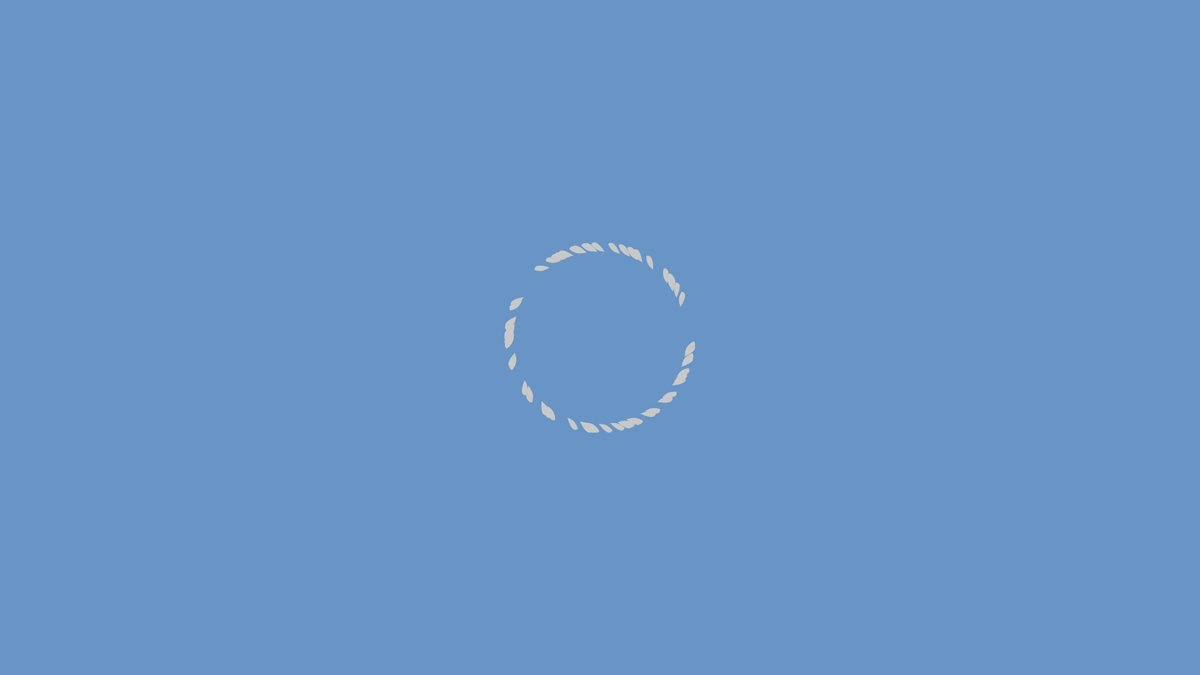
Frame 1 (no input)
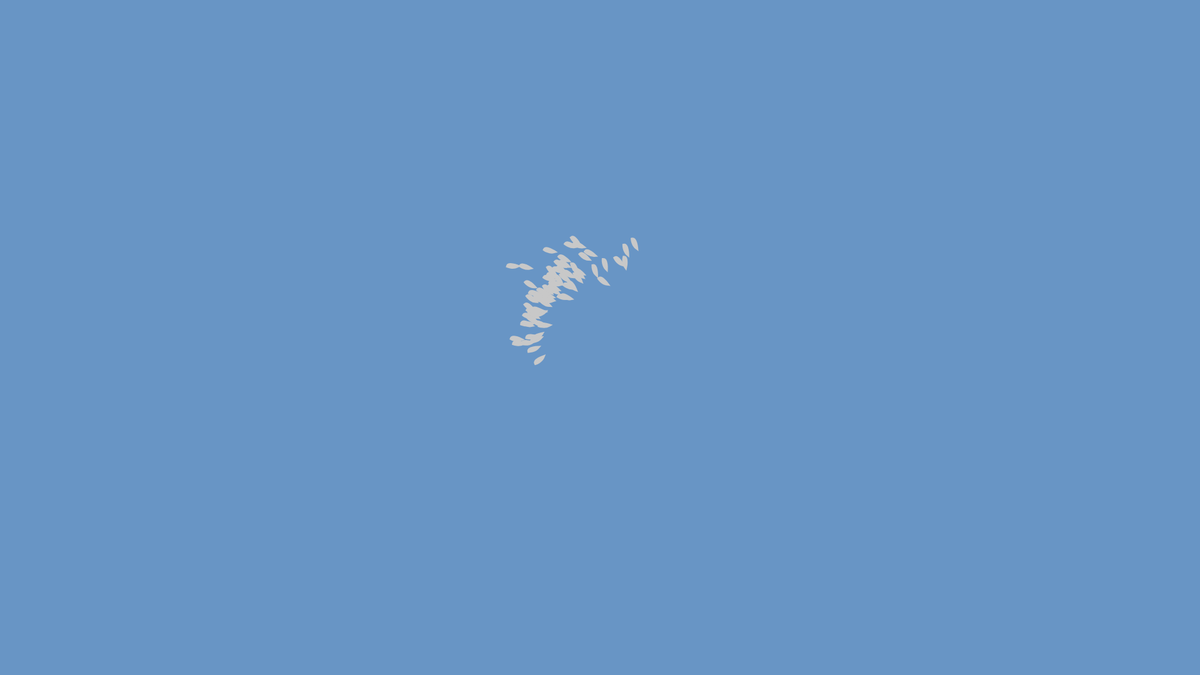
Frame 60 (no input)
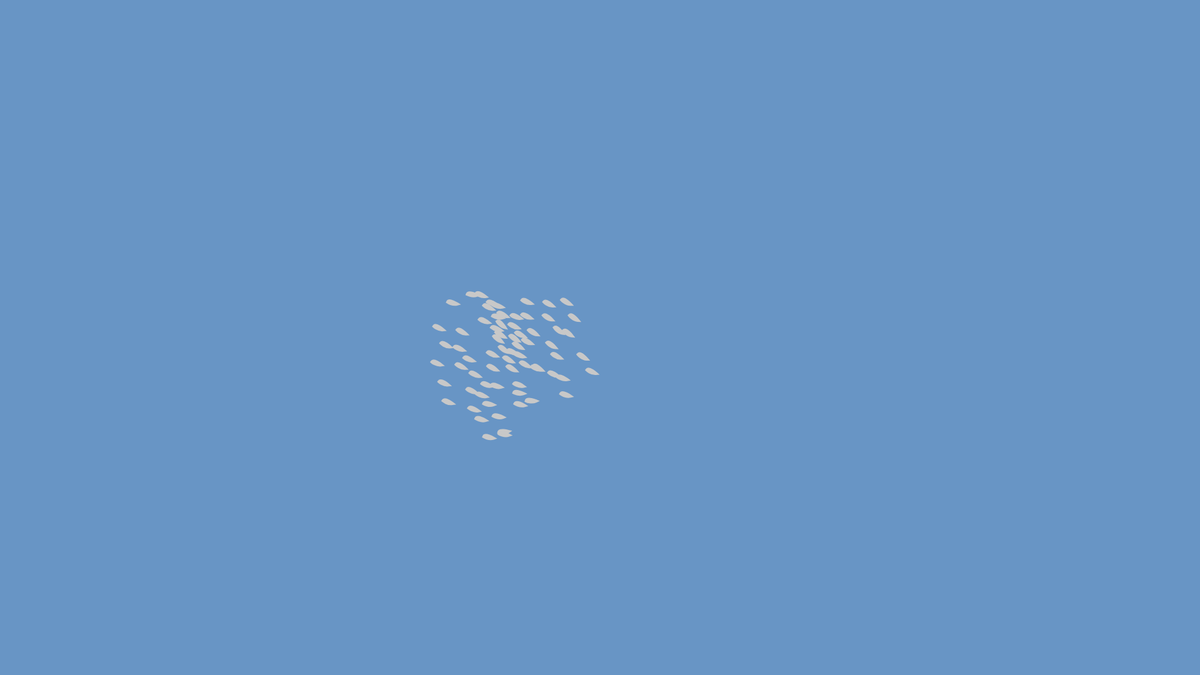
Frame 120 (the mouse pressed at the canvas centre since frame 60)

The p5.js sketch that drew these frames (run headless with seeded random() and noise() and a simulated clock; from frame 60 on, the mouse is pressed at the canvas centre):

// p5.js sketch
// ── sketch.js
var flock;

var offset = 100;
var x;
var y;
var Scale_Size;
var dir;

function setup() {
  createCanvas(1920,1080);
  createP();
  
  flock = new Flock();
  // Add an initial set of boids into the system
  for (var i = 0; i < 70; i++) {
    //generate starting from the center of the canvas 
    var b = new Boid(width/2,height/2);
    flock.addBoid(b);
  }
}

function draw() {
  background(color(104,149,197));
  flock.run();
}

// Add a new boid into the System
function mouseDragged() {
  flock.addBoid(new Boid(mouseX,mouseY));
}

function Flock() {
  // An array for all the boids
  this.boids = []; // Initialize the array
}

Flock.prototype.run = function() {
  for (var i = 0; i < this.boids.length; i++) {
    this.boids[i].run(this.boids);  // Passing the entire list of boids to each boid individually
  }
}

Flock.prototype.addBoid = function(b) {
  this.boids.push(b);
}

// Boid class
// Methods for Separation, Cohesion, Alignment added

function Boid(x,y) {
  this.acceleration = createVector(0,0);
  this.velocity = createVector(random(-1,1),random(-1,1));
  this.position = createVector(x,y);
  this.r = 3.0;
  this.maxspeed = 3;    // Maximum speed
  this.maxforce = 0.05; // Maximum steering force
}

Boid.prototype.run = function(boids) {
  this.flock(boids);
  this.update();
  this.borders();
  this.render();
}

Boid.prototype.applyForce = function(force) {
  // We could add mass here if we want A = F / M
  this.acceleration.add(force);
}

// We accumulate a new acceleration each time based on three rules
Boid.prototype.flock = function(boids) {
  var sep = this.separate(boids);   // Separation
  var ali = this.align(boids);      // Alignment
  var coh = this.cohesion(boids);   // Cohesion
  // Arbitrarily weight these forces
  sep.mult(1.5);
  ali.mult(1.0);
  coh.mult(1.0);
  // Add the force vectors to acceleration
  this.applyForce(sep);
  this.applyForce(ali);
  this.applyForce(coh);
}

// Method to update location
Boid.prototype.update = function() {
  // Update velocity
  this.velocity.add(this.acceleration);
  // Limit speed
  this.velocity.limit(this.maxspeed);
  this.position.add(this.velocity);
  // Reset accelertion to 0 each cycle
  this.acceleration.mult(0);
}

// A method that calculates and applies a steering force towards a target
// STEER = DESIRED MINUS VELOCITY
Boid.prototype.seek = function(target) {
  var desired = p5.Vector.sub(target,this.position);  // A vector pointing from the location to the target
  // Normalize desired and scale to maximum speed
  desired.normalize();
  desired.mult(this.maxspeed);
  // Steering = Desired minus Velocity
  var steer = p5.Vector.sub(desired,this.velocity);
  steer.limit(this.maxforce);  // Limit to maximum steering force
  return steer;
}

function drawFish(x,y,Scale_Size, dir) {
    fill(color(254,77,17));
    stroke(200);
  push();
  translate(x,y);
  scale(Scale_Size);
  beginShape();
  vertex(1.0*dir, -0.7);
  bezierVertex(1.0*dir, -0.7, 0.4*dir, -1.0, 0.0, 0.0);
  bezierVertex(0.0, 0.0, 1.0*dir, 0.4, 1.0*dir, -0.7); 
  endShape(CLOSE);
  pop();

}

Boid.prototype.render = function() {
  // Draw a triangle rotated in the direction of velocity
  var theta = this.velocity.heading() + radians(90);
  fill(180);
  stroke(200);
  push();
  translate(this.position.x,this.position.y);
  rotate(theta);
  drawFish(100, 100, 5, 3);
  pop();
}


// Wraparound
Boid.prototype.borders = function() {
  if (this.position.x < -this.r)  this.position.x = width +this.r;
  if (this.position.y < -this.r)  this.position.y = height+this.r;
  if (this.position.x > width +this.r) this.position.x = -this.r;
  if (this.position.y > height+this.r) this.position.y = -this.r;
}

// Separation
// Method checks for nearby boids and steers away
Boid.prototype.separate = function(boids) {
  var desiredseparation = 25.0;
  var steer = createVector(0,0);
  var count = 0;
  // For every boid in the system, check if it's too close
  for (var i = 0; i < boids.length; i++) {
    var d = p5.Vector.dist(this.position,boids[i].position);
    // If the distance is greater than 0 and less than an arbitrary amount (0 when you are yourself)
    if ((d > 0) && (d < desiredseparation)) {
      // Calculate vector pointing away from neighbor
      var diff = p5.Vector.sub(this.position,boids[i].position);
      diff.normalize();
      diff.div(d);        // Weight by distance
      steer.add(diff);
      count++;            // Keep track of how many
    }
  }
  // Average -- divide by how many
  if (count > 0) {
    steer.div(count);
  }

  // As long as the vector is greater than 0
  if (steer.mag() > 0) {
    // Implement Reynolds: Steering = Desired - Velocity
    steer.normalize();
    steer.mult(this.maxspeed);
    steer.sub(this.velocity);
    steer.limit(this.maxforce);
  }
  return steer;
}

// Alignment
// For every nearby boid in the system, calculate the average velocity
Boid.prototype.align = function(boids) {
  var neighbordist = 50;
  var sum = createVector(0,0);
  var count = 0;
  for (var i = 0; i < boids.length; i++) {
    var d = p5.Vector.dist(this.position,boids[i].position);
    if ((d > 0) && (d < neighbordist)) {
      sum.add(boids[i].velocity);
      count++;
    }
  }
  if (count > 0) {
    sum.div(count);
    sum.normalize();
    sum.mult(this.maxspeed);
    var steer = p5.Vector.sub(sum,this.velocity);
    steer.limit(this.maxforce);
    return steer;
  } else {
    return createVector(0,0);
  }
}

// Cohesion
// For the average location (i.e. center) of all nearby boids, calculate steering vector towards that location
Boid.prototype.cohesion = function(boids) {
  var neighbordist = 50;
  var sum = createVector(0,0);   // Start with empty vector to accumulate all locations
  var count = 0;
  for (var i = 0; i < boids.length; i++) {
    var d = p5.Vector.dist(this.position,boids[i].position);
    if ((d > 0) && (d < neighbordist)) {
      sum.add(boids[i].position); // Add location
      count++;
    }
  }
  if (count > 0) {
    sum.div(count);
    return this.seek(sum);  // Steer towards the location
  } else {
    return createVector(0,0);
  }
}
